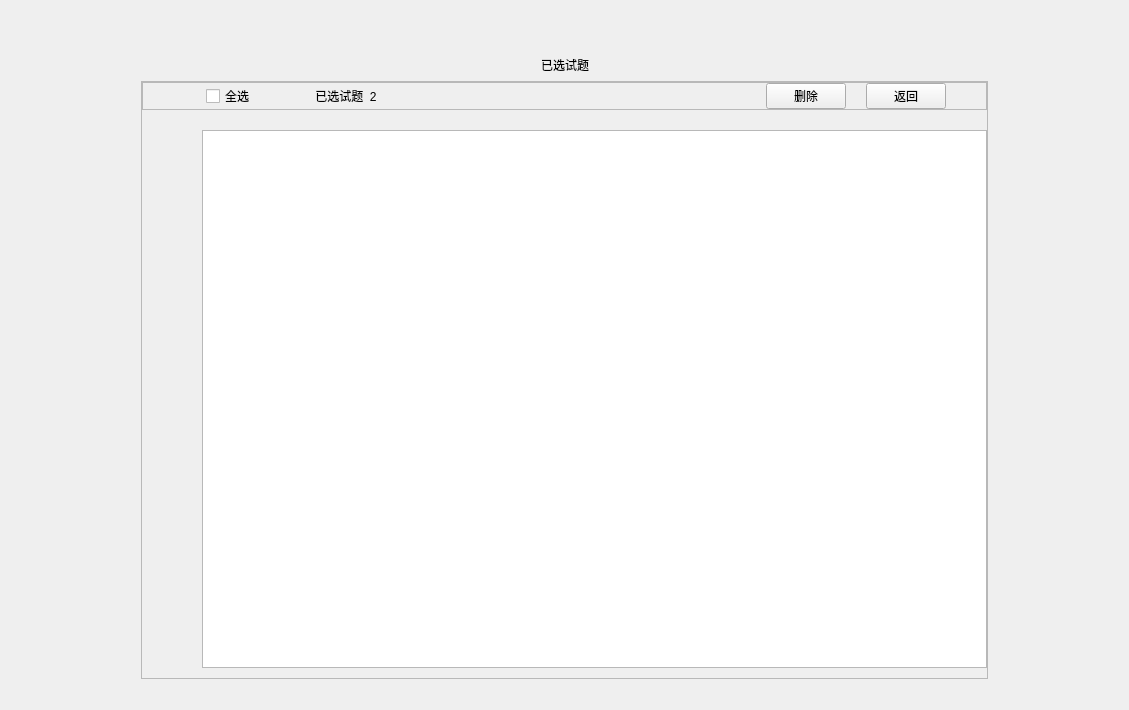
<?xml version="1.0" encoding="UTF-8"?>
<ui version="4.0">
 <class>SYAdminShowCreatingPaperWindow</class>
 <widget class="QWidget" name="SYAdminShowCreatingPaperWindow">
  <property name="geometry">
   <rect>
    <x>0</x>
    <y>0</y>
    <width>1129</width>
    <height>710</height>
   </rect>
  </property>
  <property name="windowTitle">
   <string>SYAdminShowCreatingPaperWindow</string>
  </property>
  <layout class="QVBoxLayout" name="verticalLayout_2">
   <item>
    <spacer name="verticalSpacer_3">
     <property name="orientation">
      <enum>Qt::Vertical</enum>
     </property>
     <property name="sizeType">
      <enum>QSizePolicy::Fixed</enum>
     </property>
     <property name="sizeHint" stdset="0">
      <size>
       <width>20</width>
       <height>44</height>
      </size>
     </property>
    </spacer>
   </item>
   <item>
    <layout class="QHBoxLayout" name="horizontalLayout_4">
     <item>
      <spacer name="horizontalSpacer_3">
       <property name="orientation">
        <enum>Qt::Horizontal</enum>
       </property>
       <property name="sizeHint" stdset="0">
        <size>
         <width>40</width>
         <height>20</height>
        </size>
       </property>
      </spacer>
     </item>
     <item>
      <widget class="QLabel" name="winTitle">
       <property name="sizePolicy">
        <sizepolicy hsizetype="Preferred" vsizetype="Preferred">
         <horstretch>0</horstretch>
         <verstretch>0</verstretch>
        </sizepolicy>
       </property>
       <property name="text">
        <string>已选试题</string>
       </property>
      </widget>
     </item>
     <item>
      <spacer name="horizontalSpacer_4">
       <property name="orientation">
        <enum>Qt::Horizontal</enum>
       </property>
       <property name="sizeHint" stdset="0">
        <size>
         <width>40</width>
         <height>20</height>
        </size>
       </property>
      </spacer>
     </item>
    </layout>
   </item>
   <item>
    <layout class="QHBoxLayout" name="horizontalLayout_6">
     <item>
      <spacer name="horizontalSpacer_8">
       <property name="orientation">
        <enum>Qt::Horizontal</enum>
       </property>
       <property name="sizeType">
        <enum>QSizePolicy::Fixed</enum>
       </property>
       <property name="sizeHint" stdset="0">
        <size>
         <width>130</width>
         <height>20</height>
        </size>
       </property>
      </spacer>
     </item>
     <item>
      <widget class="QFrame" name="frame">
       <property name="sizePolicy">
        <sizepolicy hsizetype="Expanding" vsizetype="Expanding">
         <horstretch>0</horstretch>
         <verstretch>0</verstretch>
        </sizepolicy>
       </property>
       <property name="frameShape">
        <enum>QFrame::StyledPanel</enum>
       </property>
       <property name="frameShadow">
        <enum>QFrame::Raised</enum>
       </property>
       <layout class="QVBoxLayout" name="verticalLayout">
        <property name="spacing">
         <number>20</number>
        </property>
        <property name="leftMargin">
         <number>0</number>
        </property>
        <property name="topMargin">
         <number>0</number>
        </property>
        <property name="rightMargin">
         <number>0</number>
        </property>
        <property name="bottomMargin">
         <number>0</number>
        </property>
        <item>
         <widget class="QFrame" name="operationFrame">
          <property name="frameShape">
           <enum>QFrame::StyledPanel</enum>
          </property>
          <property name="frameShadow">
           <enum>QFrame::Raised</enum>
          </property>
          <layout class="QHBoxLayout" name="horizontalLayout_2">
           <property name="leftMargin">
            <number>0</number>
           </property>
           <property name="topMargin">
            <number>0</number>
           </property>
           <property name="rightMargin">
            <number>0</number>
           </property>
           <property name="bottomMargin">
            <number>0</number>
           </property>
           <item>
            <layout class="QHBoxLayout" name="horizontalLayout_3">
             <property name="spacing">
              <number>0</number>
             </property>
             <item>
              <spacer name="horizontalSpacer_7">
               <property name="orientation">
                <enum>Qt::Horizontal</enum>
               </property>
               <property name="sizeType">
                <enum>QSizePolicy::Fixed</enum>
               </property>
               <property name="sizeHint" stdset="0">
                <size>
                 <width>63</width>
                 <height>20</height>
                </size>
               </property>
              </spacer>
             </item>
             <item>
              <widget class="QCheckBox" name="all_chosed_checkBox">
               <property name="sizePolicy">
                <sizepolicy hsizetype="Minimum" vsizetype="Preferred">
                 <horstretch>0</horstretch>
                 <verstretch>0</verstretch>
                </sizepolicy>
               </property>
               <property name="text">
                <string>全选</string>
               </property>
              </widget>
             </item>
             <item>
              <spacer name="horizontalSpacer_5">
               <property name="orientation">
                <enum>Qt::Horizontal</enum>
               </property>
               <property name="sizeType">
                <enum>QSizePolicy::Fixed</enum>
               </property>
               <property name="sizeHint" stdset="0">
                <size>
                 <width>60</width>
                 <height>20</height>
                </size>
               </property>
              </spacer>
             </item>
             <item>
              <widget class="QLabel" name="chosedQuestion">
               <property name="text">
                <string>已选试题  2</string>
               </property>
               <property name="alignment">
                <set>Qt::AlignCenter</set>
               </property>
              </widget>
             </item>
             <item>
              <spacer name="horizontalSpacer_11">
               <property name="orientation">
                <enum>Qt::Horizontal</enum>
               </property>
               <property name="sizeHint" stdset="0">
                <size>
                 <width>40</width>
                 <height>20</height>
                </size>
               </property>
              </spacer>
             </item>
             <item>
              <widget class="QPushButton" name="deleteBtn">
               <property name="sizePolicy">
                <sizepolicy hsizetype="Preferred" vsizetype="Minimum">
                 <horstretch>0</horstretch>
                 <verstretch>0</verstretch>
                </sizepolicy>
               </property>
               <property name="text">
                <string>删除</string>
               </property>
              </widget>
             </item>
             <item>
              <spacer name="horizontalSpacer_6">
               <property name="orientation">
                <enum>Qt::Horizontal</enum>
               </property>
               <property name="sizeType">
                <enum>QSizePolicy::Fixed</enum>
               </property>
               <property name="sizeHint" stdset="0">
                <size>
                 <width>20</width>
                 <height>20</height>
                </size>
               </property>
              </spacer>
             </item>
             <item>
              <widget class="QPushButton" name="returnBtn">
               <property name="text">
                <string>返回</string>
               </property>
              </widget>
             </item>
             <item>
              <spacer name="horizontalSpacer_10">
               <property name="orientation">
                <enum>Qt::Horizontal</enum>
               </property>
               <property name="sizeType">
                <enum>QSizePolicy::Fixed</enum>
               </property>
               <property name="sizeHint" stdset="0">
                <size>
                 <width>40</width>
                 <height>20</height>
                </size>
               </property>
              </spacer>
             </item>
            </layout>
           </item>
          </layout>
         </widget>
        </item>
        <item>
         <layout class="QHBoxLayout" name="horizontalLayout">
          <property name="spacing">
           <number>0</number>
          </property>
          <property name="bottomMargin">
           <number>10</number>
          </property>
          <item>
           <spacer name="horizontalSpacer">
            <property name="orientation">
             <enum>Qt::Horizontal</enum>
            </property>
            <property name="sizeType">
             <enum>QSizePolicy::Fixed</enum>
            </property>
            <property name="sizeHint" stdset="0">
             <size>
              <width>60</width>
              <height>20</height>
             </size>
            </property>
           </spacer>
          </item>
          <item>
           <widget class="QListWidget" name="listWidget"/>
          </item>
         </layout>
        </item>
       </layout>
      </widget>
     </item>
     <item>
      <spacer name="horizontalSpacer_9">
       <property name="orientation">
        <enum>Qt::Horizontal</enum>
       </property>
       <property name="sizeType">
        <enum>QSizePolicy::Fixed</enum>
       </property>
       <property name="sizeHint" stdset="0">
        <size>
         <width>130</width>
         <height>20</height>
        </size>
       </property>
      </spacer>
     </item>
    </layout>
   </item>
   <item>
    <spacer name="verticalSpacer">
     <property name="orientation">
      <enum>Qt::Vertical</enum>
     </property>
     <property name="sizeType">
      <enum>QSizePolicy::Minimum</enum>
     </property>
     <property name="sizeHint" stdset="0">
      <size>
       <width>20</width>
       <height>20</height>
      </size>
     </property>
    </spacer>
   </item>
  </layout>
 </widget>
 <layoutdefault spacing="6" margin="11"/>
 <resources/>
 <connections/>
</ui>
